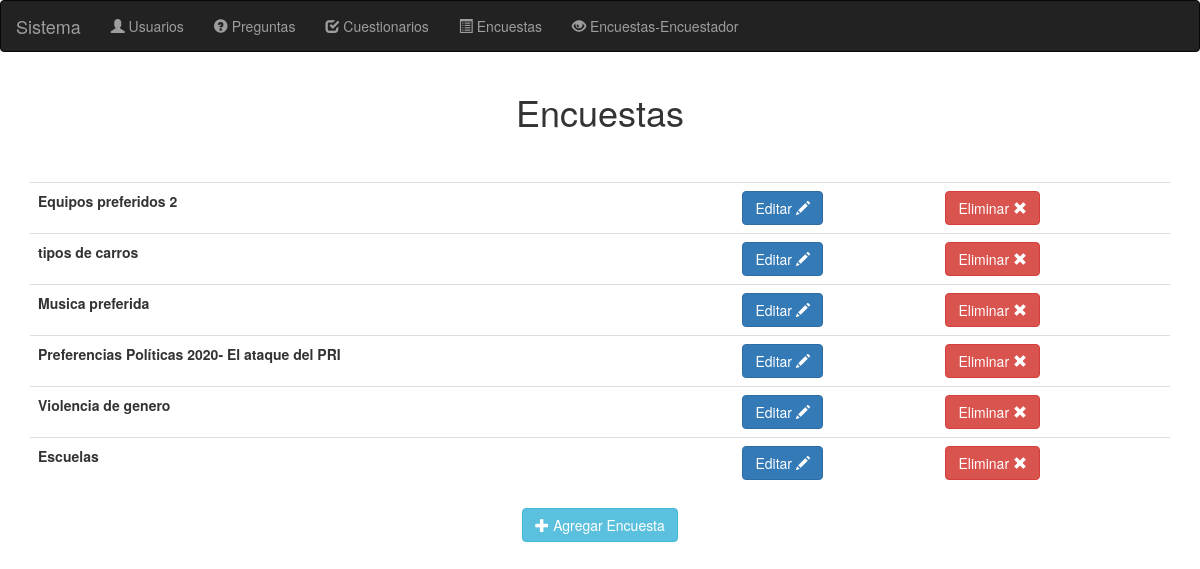
Page /index.php/encuesta/verTodo on the committed database.
### tables this page shows
CREATE TABLE IF NOT EXISTS `encuesta` (
  `idEncuesta` int(11) NOT NULL AUTO_INCREMENT,
  `nombreEncuesta` varchar(600) NOT NULL,
  `descripcionEncuesta` varchar(1500) NOT NULL,
  `numeroAplicacion` int(250) NOT NULL,
  `fechaInicio` date NOT NULL,
  `fechaFin` date NOT NULL,
  `idCuestionario` int(11) NOT NULL,
  PRIMARY KEY (`idEncuesta`),
  KEY `idCuestionario` (`idCuestionario`)
);

### application/controllers/encuesta.php (called while the page is built, shortened)
<?php if ( ! defined('BASEPATH')) exit('No direct script access allowed');
class Encuesta extends CI_Controller {
    function __construct() {
        $this->load->helper('url');
        $this->load->model('modelo_encuesta');
        $this->load->model('modelo_cuestionario');
        $this->load->model('modelo_usuario');
    }
    function verTodo(){
        $datos = array(
            'encuesta' => $this->modelo_encuesta->verEncuestas(),
            'dump' => 0
        );
        $this->load->view('headers');
        $this->load->view('navbar');
        $this->load->view('encuesta/verEncuestas', $datos);
        $this->load->view('footer');
    }
}

### index.php (called while the page is built, shortened)
<?php
require_once BASEPATH.'core/CodeIgniter.php';

### application/models/modelo_encuesta.php (called while the page is built, shortened)
<?php if ( ! defined('BASEPATH')) exit('No direct script access allowed');
class modelo_encuesta extends CI_Model{
    function verEncuestas(){
        $query = $this->db->get('encuesta');
        if($query->num_rows() > 0)
            return $query;
        else
            return FALSE;
    }
}

### application/views/encuesta/verEncuestas.php (the view)
<div class="container">
    <div class="center">
        <table class="table table-hover">
            <h1 class="text-center">Encuestas </h1>
            <br/>
            <br/>
            <tbody>
                <?php
                if($encuesta != FALSE){
                    foreach ($encuesta->result() as $row){
                        echo "<tr>";
                        echo "<th>".$row->nombreEncuesta."</th>";
                        echo "<td></td>";
                        echo "<td><a class='btn btn-primary' href=".base_url()."encuesta/editar/".$row->idEncuesta."> Editar "
                            . "<samp class='glyphicon glyphicon-pencil' aria-heidden='TRUE'></samp>"."</a> ";
                        echo "<td><a class='btn btn-danger' href=".base_url()."encuesta/eliminar/".$row->idEncuesta."> Eliminar "
                            . "<samp class='glyphicon glyphicon-remove' aria-heidden='TRUE'></samp>"."</a> ";
                        echo"</tr>";
                    }
                }
                else{
                    echo 'No hay Encuestas';
                }
                ?>
            </tbody>
        </table>
        <div class="text-center">
            <a  class="btn btn-info" href="<?=base_url()?>encuesta/agregar">
                <span class="glyphicon glyphicon-plus" aria-heidden="true"></span> Agregar Encuesta
            </a>
        </div>
    </div>
</div>

### rows in the picture
encuesta: nombreEncuesta "Equipos preferidos 2"
encuesta: nombreEncuesta "tipos de carros"
encuesta: nombreEncuesta "Musica preferida"
encuesta: nombreEncuesta "Preferencias Políticas 2020- El ataque del PRI"
encuesta: nombreEncuesta "Violencia de genero"
encuesta: nombreEncuesta "Escuelas"
